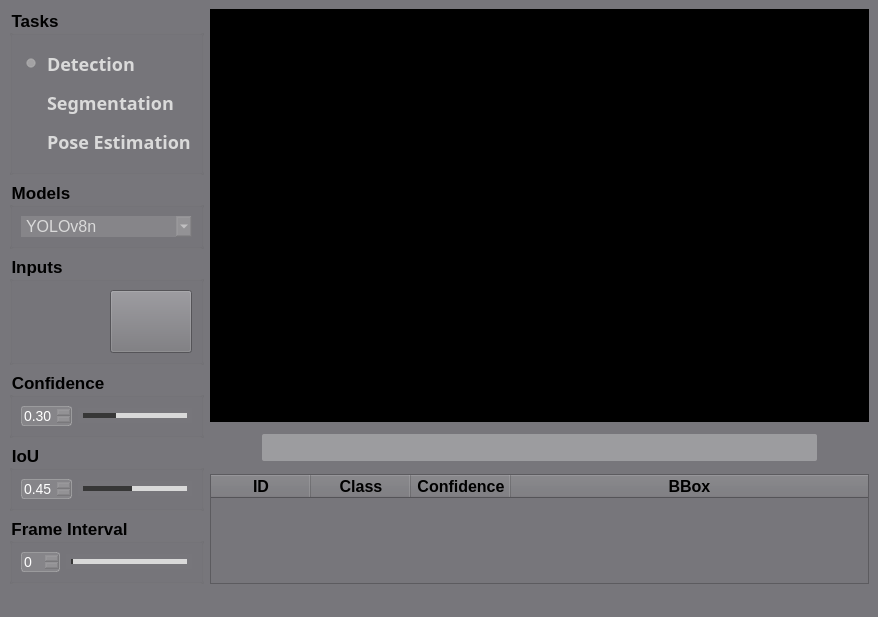
<?xml version="1.0" encoding="UTF-8"?>
<ui version="4.0">
 <class>MainWindow</class>
 <widget class="QMainWindow" name="MainWindow">
  <property name="geometry">
   <rect>
    <x>0</x>
    <y>0</y>
    <width>878</width>
    <height>617</height>
   </rect>
  </property>
  <property name="sizePolicy">
   <sizepolicy hsizetype="Preferred" vsizetype="Minimum">
    <horstretch>0</horstretch>
    <verstretch>0</verstretch>
   </sizepolicy>
  </property>
  <property name="windowTitle">
   <string>YOLOv8 GUI</string>
  </property>
  <property name="windowIcon">
   <iconset resource="apprcc.qrc">
    <normaloff>:/images/icons/icon.png</normaloff>:/images/icons/icon.png</iconset>
  </property>
  <property name="styleSheet">
   <string notr="true">background-color: rgb(119, 118, 123);
border-color: rgb(119, 118, 123);</string>
  </property>
  <widget class="QWidget" name="centralwidget">
   <property name="styleSheet">
    <string notr="true">background-color: rgb(119, 118, 123);
border-color: rgb(119, 118, 123);</string>
   </property>
   <layout class="QHBoxLayout" name="horizontalLayout_4">
    <item>
     <layout class="QVBoxLayout" name="verticalLayout" stretch="9,0">
      <item>
       <layout class="QHBoxLayout" name="horizontalLayout" stretch="2,11">
        <item>
         <layout class="QVBoxLayout" name="verticalLayout_2" stretch="3,1,2,1,1,1">
          <item>
           <widget class="QGroupBox" name="groupBox">
            <property name="font">
             <font>
              <family>Ubuntu</family>
              <pointsize>13</pointsize>
              <weight>75</weight>
              <bold>true</bold>
             </font>
            </property>
            <property name="styleSheet">
             <string notr="true"/>
            </property>
            <property name="title">
             <string>Tasks</string>
            </property>
            <layout class="QVBoxLayout" name="verticalLayout_4">
             <item>
              <widget class="QRadioButton" name="radioButton_det">
               <property name="font">
                <font>
                 <family>Microsoft YaHei</family>
                 <pointsize>-1</pointsize>
                 <weight>75</weight>
                 <bold>true</bold>
                 <underline>false</underline>
                 <strikeout>false</strikeout>
                </font>
               </property>
               <property name="styleSheet">
                <string notr="true">QRadioButton
{font-size: 18px;
	font-weight: bold;
 		border-radius:9px;
		background:rgba(66, 195, 255, 0);
color: rgb(218, 218, 218);;}

QRadioButton::indicator {
	width: 20px;
	height: 20px;
}

QRadioButton::indicator:unchecked {
    image: url(:/images/icons/button-off.png);
}

QRadioButton::indicator:checked {
    
    image: url(:/images/icons/button-on.png);
}

QRadioButton::disabled{
	color: rgb(0, 0, 0);
}
</string>
               </property>
               <property name="locale">
                <locale language="English" country="Zimbabwe"/>
               </property>
               <property name="text">
                <string>Detection</string>
               </property>
               <property name="checked">
                <bool>true</bool>
               </property>
              </widget>
             </item>
             <item>
              <widget class="QRadioButton" name="radioButton_seg">
               <property name="font">
                <font>
                 <family>Microsoft YaHei</family>
                 <pointsize>-1</pointsize>
                 <weight>75</weight>
                 <bold>true</bold>
                </font>
               </property>
               <property name="styleSheet">
                <string notr="true">QRadioButton
{font-size: 18px;
	font-weight: bold;
 		border-radius:9px;
		background:rgba(66, 195, 255, 0);
color: rgb(218, 218, 218);;}

QRadioButton::indicator {
	width: 20px;
	height: 20px;
}

QRadioButton::indicator:unchecked {
    image: url(:/images/icons/button-off.png);
}

QRadioButton::indicator:checked {
    
    image: url(:/images/icons/button-on.png);
}

QRadioButton::disabled{
	color: rgb(0, 0, 0);
}</string>
               </property>
               <property name="text">
                <string>Segmentation</string>
               </property>
              </widget>
             </item>
             <item>
              <widget class="QRadioButton" name="radioButton_pose">
               <property name="font">
                <font>
                 <family>Microsoft YaHei</family>
                 <pointsize>-1</pointsize>
                 <weight>75</weight>
                 <bold>true</bold>
                </font>
               </property>
               <property name="styleSheet">
                <string notr="true">QRadioButton
{font-size: 18px;
	font-weight: bold;
 		border-radius:9px;
		background:rgba(66, 195, 255, 0);
color: rgb(218, 218, 218);;}

QRadioButton::indicator {
	width: 20px;
	height: 20px;
}

QRadioButton::indicator:unchecked {
    image: url(:/images/icons/button-off.png);
}

QRadioButton::indicator:checked {
    
    image: url(:/images/icons/button-on.png);
}

QRadioButton::disabled{
color: rgb(0, 0, 0);
}</string>
               </property>
               <property name="text">
                <string>Pose Estimation</string>
               </property>
              </widget>
             </item>
            </layout>
           </widget>
          </item>
          <item>
           <widget class="QGroupBox" name="groupBox_2">
            <property name="font">
             <font>
              <pointsize>13</pointsize>
              <weight>75</weight>
              <bold>true</bold>
             </font>
            </property>
            <property name="title">
             <string>Models</string>
            </property>
            <layout class="QHBoxLayout" name="horizontalLayout_2">
             <item>
              <widget class="QComboBox" name="comboBox_model">
               <property name="autoFillBackground">
                <bool>false</bool>
               </property>
               <property name="styleSheet">
                <string notr="true">QComboBox QAbstractItemView {
font-size: 16px;
outline:none;
border:none;}

QComboBox{
font-size: 16px;
color: rgb(218, 218, 218);
border-width:0px;
border-color:white;
border-style:solid;
background-color: rgba(200, 200, 200,50);}

QComboBox::drop-down {
margin-top:1;
height:20;
color: rgb(218, 218, 218);
background-color: rgba(200, 200, 200,50);
border-image: url(:/images/icons/roll_down.png);
}

QComboBox::disabled{
color: rgb(0, 0, 0);
}
</string>
               </property>
               <property name="currentText">
                <string notr="true">YOLOv8n</string>
               </property>
               <item>
                <property name="text">
                 <string>YOLOv8n</string>
                </property>
               </item>
               <item>
                <property name="text">
                 <string>YOLOv8s</string>
                </property>
               </item>
               <item>
                <property name="text">
                 <string>YOLOv8m</string>
                </property>
               </item>
               <item>
                <property name="text">
                 <string>YOLOv8l</string>
                </property>
               </item>
               <item>
                <property name="text">
                 <string>YOLOv8x</string>
                </property>
               </item>
              </widget>
             </item>
            </layout>
           </widget>
          </item>
          <item>
           <widget class="QGroupBox" name="groupBox_3">
            <property name="font">
             <font>
              <pointsize>13</pointsize>
              <weight>75</weight>
              <bold>true</bold>
             </font>
            </property>
            <property name="title">
             <string>Inputs</string>
            </property>
            <layout class="QHBoxLayout" name="horizontalLayout_3">
             <item>
              <widget class="QPushButton" name="pushButton_file">
               <property name="sizePolicy">
                <sizepolicy hsizetype="Expanding" vsizetype="Expanding">
                 <horstretch>0</horstretch>
                 <verstretch>0</verstretch>
                </sizepolicy>
               </property>
               <property name="styleSheet">
                <string notr="true">QPushButton{
	image: url(:/images/icons/video.png);
font-size: 14px;
font-weight: bold;
color:white;
text-align: center center;
padding-left: 5px;
padding-right: 5px;
padding-top: 4px;
padding-bottom: 4px;
border-style: solid;
border-width: 0px;
border-color: rgba(255, 255, 255, 255);
border-radius: 3px;
background-color: rgba(200, 200, 200,0);}

QPushButton:focus{outline: none;}

QPushButton::pressed{
                     font-size: 14px;
                     font-weight: bold;
                     color:rgb(200,200,200);
                     text-align: center center;
                     padding-left: 5px;
                     padding-right: 5px;
                     padding-top: 4px;
                     padding-bottom: 4px;
                     border-style: solid;
                     border-width: 0px;
                     border-color: rgba(255, 255, 255, 255);
                     border-radius: 3px;
                     background-color:  #bf513b;}

QPushButton::disabled{
                     image: url(:/images/icons/video_off.png);
                     font-size: 14px;
                     font-weight: bold;
                     color:rgb(200,200,200);
                     text-align: center center;
                     padding-left: 5px;
                     padding-right: 5px;
                     padding-top: 4px;
                     padding-bottom: 4px;
                     border-style: solid;
                     border-width: 0px;
                     border-color: rgba(255, 255, 255, 255);
                     border-radius: 3px;}
QPushButton::hover {
border-style: solid;
border-width: 0px;
border-radius: 0px;
background-color: rgba(48,148,243,80);}</string>
               </property>
               <property name="text">
                <string/>
               </property>
              </widget>
             </item>
             <item>
              <widget class="QPushButton" name="pushButton_cam">
               <property name="sizePolicy">
                <sizepolicy hsizetype="Expanding" vsizetype="Expanding">
                 <horstretch>0</horstretch>
                 <verstretch>0</verstretch>
                </sizepolicy>
               </property>
               <property name="styleSheet">
                <string notr="true">QPushButton{
	image: url(:/images/icons/camera_on.png);
font-size: 14px;
font-weight: bold;
color:white;
text-align: center center;
padding-left: 5px;
padding-right: 5px;
padding-top: 4px;
padding-bottom: 4px;
border-style: solid;
border-width: 0px;
border-color: rgba(255, 255, 255, 255);
border-radius: 3px;
background-color: rgba(200, 200, 200,0);}

QPushButton:focus{outline: none;}

QPushButton::pressed{
                     font-size: 14px;
                     font-weight: bold;
                     color:rgb(200,200,200);
                     text-align: center center;
                     padding-left: 5px;
                     padding-right: 5px;
                     padding-top: 4px;
                     padding-bottom: 4px;
                     border-style: solid;
                     border-width: 0px;
                     border-color: rgba(255, 255, 255, 255);
                     border-radius: 3px;
                     background-color:  #bf513b;}

QPushButton::disabled{
                     image: url(:/images/icons/camera_off.png);
                     font-size: 14px;
                     font-weight: bold;
                     color:rgb(200,200,200);
                     text-align: center center;
                     padding-left: 5px;
                     padding-right: 5px;
                     padding-top: 4px;
                     padding-bottom: 4px;
                     border-style: solid;
                     border-width: 0px;
                     border-color: rgba(255, 255, 255, 255);
                     border-radius: 3px;}
QPushButton::hover {
border-style: solid;
border-width: 0px;
border-radius: 0px;
background-color: rgba(48,148,243,80);}url(:/images/icons/camera_on.png)</string>
               </property>
               <property name="text">
                <string/>
               </property>
              </widget>
             </item>
            </layout>
           </widget>
          </item>
          <item>
           <widget class="QGroupBox" name="groupBox_4">
            <property name="font">
             <font>
              <pointsize>13</pointsize>
              <weight>75</weight>
              <bold>true</bold>
             </font>
            </property>
            <property name="title">
             <string>Confidence</string>
            </property>
            <layout class="QHBoxLayout" name="horizontalLayout_5">
             <item>
              <widget class="QDoubleSpinBox" name="doubleSpinBox_conf">
               <property name="styleSheet">
                <string notr="true">QDoubleSpinBox{
background:rgba(200, 200, 200,50);
color:white;
font-size: 14px;
border-style: solid;
border-width: 1px;
border-color: rgba(200, 200, 200,100);
border-radius: 3px;}

QDoubleSpinBox::down-button{
background:rgba(200, 200, 200,0);
border-image: url(:/images/icons/botton_down.png);}
QDoubleSpinBox::down-button::hover{
background:rgba(200, 200, 200,100);
border-image: url(:/images/icons/botton_down.png);}

QDoubleSpinBox::up-button{
background:rgba(200, 200, 200,0);
border-image: url(:/images/icons/botton_up.png);}
QDoubleSpinBox::up-button::hover{
background:rgba(200, 200, 200,100);
border-image: url(:/images/icons/botton_up.png);}</string>
               </property>
               <property name="maximum">
                <double>1.000000000000000</double>
               </property>
               <property name="singleStep">
                <double>0.010000000000000</double>
               </property>
               <property name="stepType">
                <enum>QAbstractSpinBox::AdaptiveDecimalStepType</enum>
               </property>
               <property name="value">
                <double>0.300000000000000</double>
               </property>
              </widget>
             </item>
             <item>
              <widget class="QSlider" name="horizontalSlider_conf">
               <property name="styleSheet">
                <string notr="true">QSlider{
border-color: #bcbcbc;
color:#d9d9d9;
}
QSlider::groove:horizontal {                                
     border: 1px solid #999999;                             
     height: 3px;                                           
    margin: 0px 0;                                         
     left: 5px; right: 5px; 
 }
QSlider::handle:horizontal {                               
     border: 0px ; 
     border-image: url(:/images/icons/point.png);
	 width:15px;
     margin: -7px -7px -7px -7px;                  
} 
QSlider::add-page:horizontal{
background: qlineargradient(spread:pad, x1:0, y1:1, x2:0, y2:0, stop:0 #d9d9d9, stop:0.25 #d9d9d9, stop:0.5 #d9d9d9, stop:1 #d9d9d9); 

}
QSlider::sub-page:horizontal{                               
 background: qlineargradient(spread:pad, x1:0, y1:1, x2:0, y2:0, stop:0 #373737, stop:0.25 #373737, stop:0.5 #373737, stop:1 #373737);                     
}</string>
               </property>
               <property name="maximum">
                <number>99</number>
               </property>
               <property name="singleStep">
                <number>1</number>
               </property>
               <property name="pageStep">
                <number>99</number>
               </property>
               <property name="value">
                <number>30</number>
               </property>
               <property name="orientation">
                <enum>Qt::Horizontal</enum>
               </property>
              </widget>
             </item>
            </layout>
           </widget>
          </item>
          <item>
           <widget class="QGroupBox" name="groupBox_5">
            <property name="font">
             <font>
              <pointsize>13</pointsize>
              <weight>75</weight>
              <bold>true</bold>
             </font>
            </property>
            <property name="title">
             <string>IoU</string>
            </property>
            <layout class="QHBoxLayout" name="horizontalLayout_6">
             <item>
              <widget class="QDoubleSpinBox" name="doubleSpinBox_iou">
               <property name="styleSheet">
                <string notr="true">QDoubleSpinBox{
background:rgba(200, 200, 200,50);
color:white;
font-size: 14px;
border-style: solid;
border-width: 1px;
border-color: rgba(200, 200, 200,100);
border-radius: 3px;}

QDoubleSpinBox::down-button{
background:rgba(200, 200, 200,0);
border-image: url(:/images/icons/botton_down.png);}
QDoubleSpinBox::down-button::hover{
background:rgba(200, 200, 200,100);
border-image: url(:/images/icons/botton_down.png);}

QDoubleSpinBox::up-button{
background:rgba(200, 200, 200,0);
border-image: url(:/images/icons/botton_up.png);}
QDoubleSpinBox::up-button::hover{
background:rgba(200, 200, 200,100);
border-image: url(:/images/icons/botton_up.png);}</string>
               </property>
               <property name="maximum">
                <double>1.000000000000000</double>
               </property>
               <property name="singleStep">
                <double>0.010000000000000</double>
               </property>
               <property name="stepType">
                <enum>QAbstractSpinBox::AdaptiveDecimalStepType</enum>
               </property>
               <property name="value">
                <double>0.450000000000000</double>
               </property>
              </widget>
             </item>
             <item>
              <widget class="QSlider" name="horizontalSlider_iou">
               <property name="styleSheet">
                <string notr="true">QSlider{
border-color: #bcbcbc;
color:#d9d9d9;
}
QSlider::groove:horizontal {                                
     border: 1px solid #999999;                             
     height: 3px;                                           
    margin: 0px 0;                                         
     left: 5px; right: 5px; 
 }
QSlider::handle:horizontal {                               
     border: 0px ; 
     border-image: url(:/images/icons/point.png);
	 width:15px;
     margin: -7px -7px -7px -7px;                  
} 
QSlider::add-page:horizontal{
background: qlineargradient(spread:pad, x1:0, y1:1, x2:0, y2:0, stop:0 #d9d9d9, stop:0.25 #d9d9d9, stop:0.5 #d9d9d9, stop:1 #d9d9d9); 

}
QSlider::sub-page:horizontal{                               
 background: qlineargradient(spread:pad, x1:0, y1:1, x2:0, y2:0, stop:0 #373737, stop:0.25 #373737, stop:0.5 #373737, stop:1 #373737);                     
}</string>
               </property>
               <property name="value">
                <number>45</number>
               </property>
               <property name="orientation">
                <enum>Qt::Horizontal</enum>
               </property>
              </widget>
             </item>
            </layout>
           </widget>
          </item>
          <item>
           <widget class="QGroupBox" name="groupBox_6">
            <property name="font">
             <font>
              <pointsize>13</pointsize>
              <weight>75</weight>
              <bold>true</bold>
             </font>
            </property>
            <property name="title">
             <string>Frame Interval</string>
            </property>
            <layout class="QHBoxLayout" name="horizontalLayout_7">
             <item>
              <widget class="QDoubleSpinBox" name="doubleSpinBox_interval">
               <property name="styleSheet">
                <string notr="true">QDoubleSpinBox{
background:rgba(200, 200, 200,50);
color:white;
font-size: 14px;
border-style: solid;
border-width: 1px;
border-color: rgba(200, 200, 200,100);
border-radius: 3px;}

QDoubleSpinBox::down-button{
background:rgba(200, 200, 200,0);
border-image: url(:/images/icons/botton_down.png);}
QDoubleSpinBox::down-button::hover{
background:rgba(200, 200, 200,100);
border-image: url(:/images/icons/botton_down.png);}

QDoubleSpinBox::up-button{
background:rgba(200, 200, 200,0);
border-image: url(:/images/icons/botton_up.png);}
QDoubleSpinBox::up-button::hover{
background:rgba(200, 200, 200,100);
border-image: url(:/images/icons/botton_up.png);}</string>
               </property>
               <property name="decimals">
                <number>0</number>
               </property>
               <property name="maximum">
                <double>10.000000000000000</double>
               </property>
              </widget>
             </item>
             <item>
              <widget class="QSlider" name="horizontalSlider_interval">
               <property name="styleSheet">
                <string notr="true">QSlider{
border-color: #bcbcbc;
color:#d9d9d9;
}
QSlider::groove:horizontal {                                
     border: 1px solid #999999;                             
     height: 3px;                                           
    margin: 0px 0;                                         
     left: 5px; right: 5px; 
 }
QSlider::handle:horizontal {                               
     border: 0px ; 
     border-image: url(:/images/icons/point.png);
	 width:15px;
     margin: -7px -7px -7px -7px;                  
} 
QSlider::add-page:horizontal{
background: qlineargradient(spread:pad, x1:0, y1:1, x2:0, y2:0, stop:0 #d9d9d9, stop:1 #d9d9d9, stop:2 #d9d9d9, stop:3 #d9d9d9, stop:4 #d9d9d9, stop:5 #d9d9d9); 

}
QSlider::sub-page:horizontal{                               
 background: qlineargradient(spread:pad, x1:0, y1:1, x2:0, y2:0, stop:0 #373737, stop:0.25 #373737, stop:0.5 #373737, stop:1 #373737);                     
}</string>
               </property>
               <property name="maximum">
                <number>10</number>
               </property>
               <property name="pageStep">
                <number>1</number>
               </property>
               <property name="orientation">
                <enum>Qt::Horizontal</enum>
               </property>
              </widget>
             </item>
            </layout>
           </widget>
          </item>
         </layout>
        </item>
        <item>
         <layout class="QVBoxLayout" name="verticalLayout_3" stretch="15,1,4">
          <item>
           <widget class="QLabel" name="label_display">
            <property name="styleSheet">
             <string notr="true">background-color: rgb(0, 0, 0);</string>
            </property>
            <property name="text">
             <string/>
            </property>
           </widget>
          </item>
          <item>
           <layout class="QHBoxLayout" name="horizontalLayout_8" stretch="1,12,1">
            <item>
             <widget class="QPushButton" name="pushButton_play">
              <property name="sizePolicy">
               <sizepolicy hsizetype="Minimum" vsizetype="Fixed">
                <horstretch>0</horstretch>
                <verstretch>0</verstretch>
               </sizepolicy>
              </property>
              <property name="minimumSize">
               <size>
                <width>40</width>
                <height>40</height>
               </size>
              </property>
              <property name="styleSheet">
               <string notr="true">QPushButton {
border-style: solid;
border-width: 0px;
border-radius: 0px;
background-color: rgba(223, 223, 223, 0);
}
QPushButton::focus{outline: none;}
QPushButton::hover {
border-style: solid;
border-width: 0px;
border-radius: 0px;
background-color: rgba(223, 223, 223, 150);
}</string>
              </property>
              <property name="text">
               <string/>
              </property>
              <property name="icon">
               <iconset resource="apprcc.qrc">
                <normaloff>:/images/icons/pause.png</normaloff>
                <normalon>:/images/icons/run.png</normalon>
                <disabledoff>:/images/icons/pause.png</disabledoff>
                <disabledon>:/images/icons/run.png</disabledon>
                <activeoff>:/images/icons/pause.png</activeoff>
                <activeon>:/images/icons/run.png</activeon>
                <selectedoff>:/images/icons/pause.png</selectedoff>
                <selectedon>:/images/icons/run.png</selectedon>:/images/icons/pause.png</iconset>
              </property>
              <property name="iconSize">
               <size>
                <width>30</width>
                <height>30</height>
               </size>
              </property>
              <property name="checkable">
               <bool>true</bool>
              </property>
             </widget>
            </item>
            <item>
             <widget class="QProgressBar" name="progressBar_play">
              <property name="sizePolicy">
               <sizepolicy hsizetype="Expanding" vsizetype="Fixed">
                <horstretch>0</horstretch>
                <verstretch>0</verstretch>
               </sizepolicy>
              </property>
              <property name="minimumSize">
               <size>
                <width>0</width>
                <height>0</height>
               </size>
              </property>
              <property name="styleSheet">
               <string notr="true">QProgressBar{ 
color: rgb(255, 255, 255); 
font:12pt;
 border-radius:2px; 
text-align:center; 
border:none; 
background-color: rgba(215, 215, 215,100);} 

QProgressBar:chunk{ 
border-radius:0px; 
background: rgba(55, 55, 55, 200);}</string>
              </property>
              <property name="maximum">
               <number>1000</number>
              </property>
              <property name="value">
               <number>0</number>
              </property>
              <property name="format">
               <string/>
              </property>
             </widget>
            </item>
            <item>
             <widget class="QPushButton" name="pushButton_stop">
              <property name="sizePolicy">
               <sizepolicy hsizetype="Minimum" vsizetype="Fixed">
                <horstretch>0</horstretch>
                <verstretch>0</verstretch>
               </sizepolicy>
              </property>
              <property name="minimumSize">
               <size>
                <width>40</width>
                <height>40</height>
               </size>
              </property>
              <property name="styleSheet">
               <string notr="true">QPushButton {
border-style: solid;
border-width: 0px;
border-radius: 0px;
background-color: rgba(223, 223, 223, 0);
}
QPushButton::focus{outline: none;}
QPushButton::hover {
border-style: solid;
border-width: 0px;
border-radius: 0px;
background-color: rgba(223, 223, 223, 150);}</string>
              </property>
              <property name="text">
               <string/>
              </property>
              <property name="icon">
               <iconset resource="apprcc.qrc">
                <normaloff>:/images/icons/stop.png</normaloff>:/images/icons/stop.png</iconset>
              </property>
              <property name="iconSize">
               <size>
                <width>30</width>
                <height>30</height>
               </size>
              </property>
             </widget>
            </item>
           </layout>
          </item>
          <item>
           <widget class="QTableWidget" name="tableWidget_results">
            <property name="sizePolicy">
             <sizepolicy hsizetype="Expanding" vsizetype="Expanding">
              <horstretch>0</horstretch>
              <verstretch>0</verstretch>
             </sizepolicy>
            </property>
            <property name="font">
             <font>
              <family>Ubuntu</family>
              <pointsize>11</pointsize>
              <weight>50</weight>
              <italic>false</italic>
              <bold>false</bold>
             </font>
            </property>
            <property name="autoFillBackground">
             <bool>true</bool>
            </property>
            <property name="styleSheet">
             <string notr="true"/>
            </property>
            <property name="horizontalScrollBarPolicy">
             <enum>Qt::ScrollBarAsNeeded</enum>
            </property>
            <property name="sizeAdjustPolicy">
             <enum>QAbstractScrollArea::AdjustToContents</enum>
            </property>
            <attribute name="horizontalHeaderCascadingSectionResizes">
             <bool>true</bool>
            </attribute>
            <attribute name="horizontalHeaderShowSortIndicator" stdset="0">
             <bool>false</bool>
            </attribute>
            <attribute name="horizontalHeaderStretchLastSection">
             <bool>true</bool>
            </attribute>
            <column>
             <property name="text">
              <string>ID</string>
             </property>
             <property name="font">
              <font>
               <pointsize>12</pointsize>
               <weight>75</weight>
               <bold>true</bold>
              </font>
             </property>
            </column>
            <column>
             <property name="text">
              <string>Class</string>
             </property>
             <property name="font">
              <font>
               <pointsize>12</pointsize>
               <weight>75</weight>
               <bold>true</bold>
              </font>
             </property>
            </column>
            <column>
             <property name="text">
              <string>Confidence</string>
             </property>
             <property name="font">
              <font>
               <pointsize>12</pointsize>
               <weight>75</weight>
               <bold>true</bold>
              </font>
             </property>
            </column>
            <column>
             <property name="text">
              <string>BBox</string>
             </property>
             <property name="font">
              <font>
               <pointsize>12</pointsize>
               <weight>75</weight>
               <bold>true</bold>
              </font>
             </property>
            </column>
           </widget>
          </item>
         </layout>
        </item>
       </layout>
      </item>
      <item>
       <widget class="QLabel" name="label_status">
        <property name="styleSheet">
         <string notr="true">QLabel
{
	font-size: 16px;
	font-weight: light;
 		border-radius:9px;
		background:rgba(66, 195, 255, 0);
color: rgb(218, 218, 218);
}
</string>
        </property>
        <property name="text">
         <string/>
        </property>
       </widget>
      </item>
     </layout>
    </item>
   </layout>
  </widget>
 </widget>
 <resources>
  <include location="apprcc.qrc"/>
 </resources>
 <connections/>
</ui>
